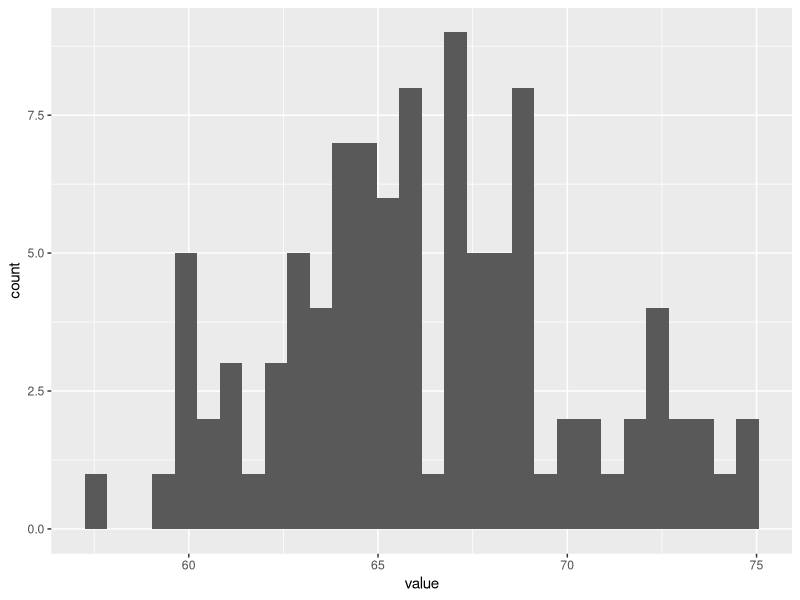
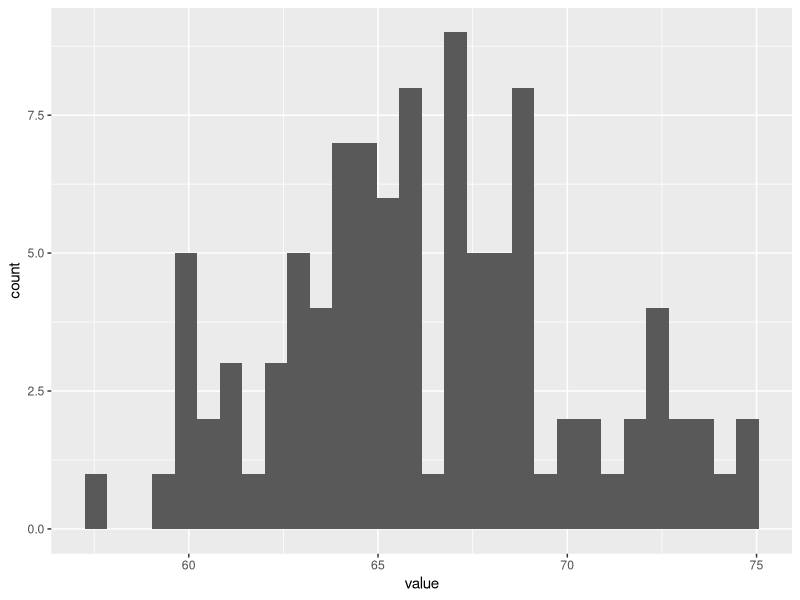

These charts were generated, in order, by the following R code:
library(tidyverse)

cats <- "over 9000"

#create a pretend dataframe. I will save it as a tibble and work within the tidyverse.
fakedata <- as_tibble(rnorm(100, mean = 67, sd = 4))

#take a quick peek at the first few rows.The column name is "value.“
head(fakedata)

#crate a histogram, assigning it to an object of plot
myplot<-ggplot(fakedata, aes(x = value)) + 
  geom_histogram()

#look at it
myplot

#save it to my "figs" folder
ggsave(plot = myplot,
       filename = "figs/histogram.tiff",
       width = 5, height = 5, units = "in",
       device = "tiff",
       dpi = 400)

#Bailey has entered the Code
BaileyCat <- 5/10
